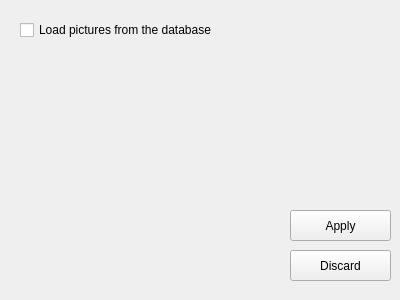
<?xml version="1.0" encoding="UTF-8"?>
<ui version="4.0">
 <class>Form</class>
 <widget class="QWidget" name="Form">
  <property name="geometry">
   <rect>
    <x>0</x>
    <y>0</y>
    <width>400</width>
    <height>300</height>
   </rect>
  </property>
  <property name="windowTitle">
   <string>Settings</string>
  </property>
  <widget class="QCheckBox" name="saveBox">
   <property name="geometry">
    <rect>
     <x>20</x>
     <y>20</y>
     <width>211</width>
     <height>20</height>
    </rect>
   </property>
   <property name="text">
    <string>Load pictures from the database</string>
   </property>
  </widget>
  <widget class="QPushButton" name="applyButton">
   <property name="geometry">
    <rect>
     <x>290</x>
     <y>210</y>
     <width>101</width>
     <height>31</height>
    </rect>
   </property>
   <property name="text">
    <string>Apply</string>
   </property>
  </widget>
  <widget class="QPushButton" name="discardButton">
   <property name="geometry">
    <rect>
     <x>290</x>
     <y>250</y>
     <width>101</width>
     <height>31</height>
    </rect>
   </property>
   <property name="text">
    <string>Discard</string>
   </property>
  </widget>
 </widget>
 <resources/>
 <connections/>
</ui>
